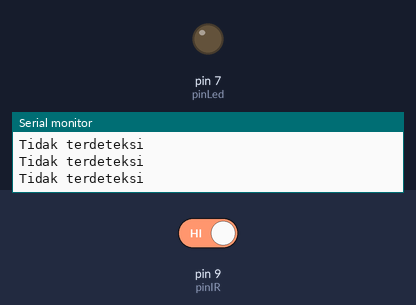
Bench run of a sketch on a simulated Arduino Uno, built with avr-gcc and run on an emulated ATmega328P. On the bench: output pins drawn as LEDs (lit = HIGH), the last lines printed to the serial monitor. The test bench sets the inputs (shaded band); at power-on: pin 9 (pinIR) HIGH.

Above: at 4.2 s.
4.3 s: pin 9 (pinIR) driven LOW
At 5.7 s:
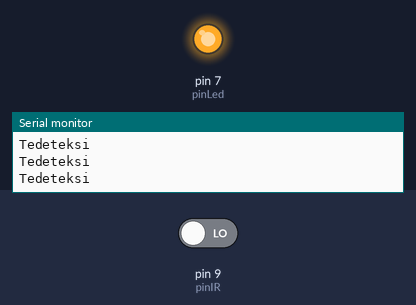
6.0 s: pin 9 (pinIR) driven HIGH
At 6.9 s:
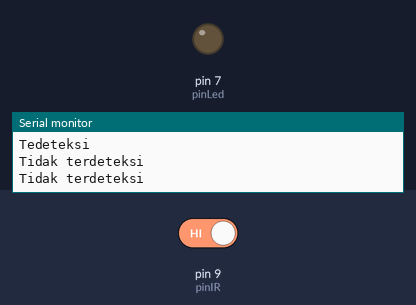
Timing chart, 0 to 9.0 s (numbered marks = the images above; inputs shaded):
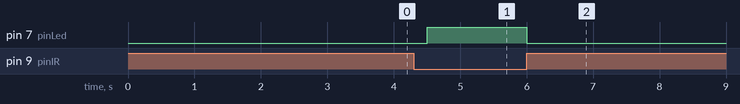

The sketch:

IRSensorTest.ino
```cpp
const int pinIR = 9;
const int pinLed = 7;
void setup() {
  Serial.begin(9600);
  pinMode(pinIR, INPUT);
  pinMode(pinLed, OUTPUT);
  Serial.println("Deteksi Sensor IR");
  delay(3000);
}
void loop() {
  int sensorState = digitalRead(pinIR);
  if (sensorState == LOW) {
    Serial.println("Tedeteksi");
    digitalWrite(pinLed, HIGH);
  } else {
    Serial.println("Tidak terdeteksi");
    digitalWrite(pinLed, LOW);
  }
  delay(500);
}
```

Measured:
- after the input at 4.3 s, pin 7 (pinLed): LOW → HIGH after 0.20 s
- after the input at 6.0 s, pin 7 (pinLed): HIGH → LOW at once
